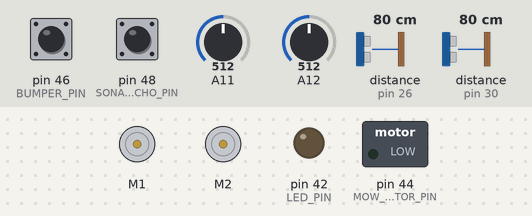
Bench run of a sketch on a simulated Arduino Mega 2560, built with avr-gcc and run on an emulated ATmega2560. Parts: 2 × DC motor (green arrow = forward, orange = backward, longer = faster), switched loads named in the sketch (green lamp = pin HIGH), output pins drawn as LEDs (lit = HIGH). The inputs (shaded band) are chosen by the test bench; at power-on: distance to the obstacle (sensors on pin 26, pin 30) 80 cm, pin 48 (SONAR_CENTER_ECHO_PIN) LOW, pin 46 (BUMPER_PIN) HIGH, A11 = 512, A12 = 512. The echo pulse lasts 58.3 µs per cm; pins used as bus, display or sensor lines are not drawn.

Above: at 1.2 s.
1.3 s: distance to the obstacle (sensor on pin 26) set to 250 cm
5.5 s: distance to the obstacle (sensor on pin 30) set to 2 cm
9.7 s: distance to the obstacle (sensor on pin 26) set to 4 cm
13.9 s: distance to the obstacle (sensor on pin 26) set to 35 cm
18.1 s: pin 48 (SONAR_CENTER_ECHO_PIN) pulsed HIGH 2 times (0.12 s each, 0.3 s apart)
At 19.0 s:
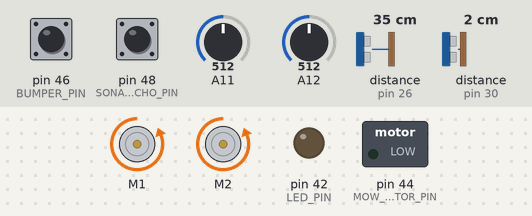
22.9 s: pin 48 (SONAR_CENTER_ECHO_PIN) pulsed HIGH 5 times (0.12 s each, 0.3 s apart)
At 24.8 s:
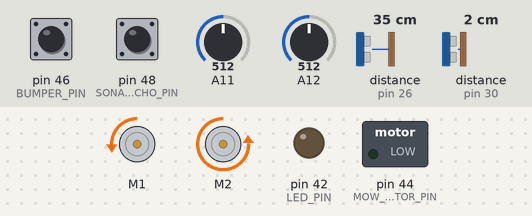
Timing chart, 0 to 27.4 s (numbered marks = the images above; inputs shaded):
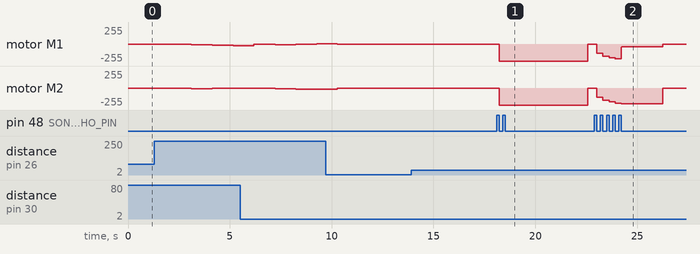

The sketch:

tondeuse.ino
```cpp
#include <DualVNH5019MotorShield.h>
#include "Ultrasonic.h"

#include "Battery.h"
#include "LineSensor.h"

// Constants ------------------------------------
const bool DEBUG = false;             // activate overall logs (could be overwhelming)
const bool DEBUG_LOGS = false;        // activate printed logs for states (could be overwhelming)
const bool DEBUG_BUMPER = false;      // activate bumper logs
const bool DEBUG_SONAR = false;       // activate sonar logs
const bool DEBUG_LINESENSOR = false;  // activate line sensor logs (decorrelated from overall logs)
const bool DEBUG_BATTERY = false;     // activate battery logs
const bool DEBUG_MOTOR_SPEED = false; // activate motor speeds logs ; these logs are really verbose and thus  not included in normal DEBUG
const bool DEBUG_LINE = false;        // activate line following logs
const float MOTOR_MAX_SPEED = 400;    // motor max speed, given by DualVNH5019MotorShield library
const float STOP_TIME = 200;
const float REVERSE_TIME = 2000;                 // Time to have motors in reverse mode
const float TURN_TIME = 1000;                    // Time to have motor inversed to turn
const float SONAR_TIMEOUT = 10000UL;             // 10ms to get approx 1.7m of range
const float SONAR_SIDE_DISTANCE_SLOW = 30;       // sonar range, motor will slow down
const float SONAR_CENTER_DISTANCE_SLOW = 40;     // sonar range, motor will slow down
const float SONAR_SIDE_DISTANCE_STOP = 10;       // sonar range, the mower will reverse and then turn
const float SONAR_CENTER_DISTANCE_STOP = 21;     // sonar range, the mower will reverse and then turn
const float REVERSE_AND_TURN_SPEED = 400;        // motor speed when reversing and turning
const float OBSTACLE_AVOIDANCE_SPEED = 300;      // motor speed when avoiding obstacle
const float HIGH_TURN_DIVISION = 10.0;           // Divise the motor speed of the other wheel by this value
const float LOW_TURN_DIVISION = 2.0;             // Divise the motor speed of the other wheel by this value
const float MOTOR_ACCELERATION = 800;            // +=-/1000 is hypothetic value given by ardumower project
const float MOTOR_RATIO = 1;                     // Ratio between left and right motor speed, 1 = same speed, 0.5 = right motor speed is half of left motor speed, 2 = right motor speed is twice left motor speed
const bool IS_BASE_STATION_CLOCKWISE = false;    // Should the mower go clockwise or counter clockwise to go back to the base station
const float LINE_SENSOR_THRESHOLD = 150;         // Level below which there is no line
const float LINE_SENSOR_FOLLOW_LINE_VALUE = 250; // Level the mower will try to keep when following the line using the main sensor (depending on IS_BASE_STATION_CLOCKWISE, see getLineSensors function)
// ----------------------------------------------

// Pins -----------------------------------------
// JSN-SR04 Central
const int SONAR_CENTER_TRIG_PIN = 50;
const int SONAR_CENTER_ECHO_PIN = 48;

// HC-SR04 Left
const int SONAR_LEFT_TRIG_PIN = 32;
const int SONAR_LEFT_ECHO_PIN = 30;
Ultrasonic sonarLeft(SONAR_LEFT_TRIG_PIN, SONAR_LEFT_ECHO_PIN, SONAR_TIMEOUT);

// HC-SR04 Right
const int SONAR_RIGHT_TRIG_PIN = 28;
const int SONAR_RIGHT_ECHO_PIN = 26;
Ultrasonic sonarRight(SONAR_RIGHT_TRIG_PIN, SONAR_RIGHT_ECHO_PIN, SONAR_TIMEOUT);

// Bumper
const int BUMPER_PIN = 46;

// Led
const int LED_PIN = 42;

// Motors
DualVNH5019MotorShield md; // Use default pins

// Motor Mow
const int MOW_MOTOR_PIN = 44;

// Battery
Battery battery(A13);

// Line Sensors
LineSensor rightLineSensor(A11, LINE_SENSOR_THRESHOLD, DEBUG_LINESENSOR);
LineSensor leftLineSensor(A12, LINE_SENSOR_THRESHOLD, DEBUG_LINESENSOR);
// ----------------------------------------------

// Variables ------------------------------------
// Motors
bool emergencyBrake = false;
// Wanted motor speeds
float leftSpeed = 0;
float rightSpeed = 0;
// Smoothed/real motor speeds
float motorRightSpeed = 0;
float motorLeftSpeed = 0;
unsigned char motorRightFault = 0;
unsigned char motorLeftFault = 0;

// Bumper
bool bumperState = false;

// Sonar
long sonarCenterDist, sonarLeftDist, sonarRightDist;
bool stopDistSonar = false;
bool slowDistSonar = false;

// Line
bool lineState = false;
float lastLevelFollowingLine = 0;
int lastFollowingLine = true; // 1 or -1
// ----------------------------------------------

// Next Time ------------------------------------
unsigned long nextTimeSonar = 0;         // Next time we check sonars
unsigned long nextTimeBattery = 0;       // Next time we check battery level
unsigned long nextTimeLineSensor = 0;    // Next time we check line sensors
unsigned long nextTimeBumper = 0;        // Next time we check bumper
unsigned long nextTimeMotorFault = 0;    // Next time we check motor faults using DualVNH5019MotorShield lib
unsigned long nextTimeFlashLed = 0;      // Next time we flash the led
unsigned long nextPrintDebug = 0;        // Next time we print logs
unsigned long lastSetMotorSpeedTime = 0; // The last time we updated motors speeds (used in new speed equation)
unsigned long stopStoppingTime = 0;      // Time given so the mower can stop during a doReverseAndTurn
unsigned long stopReverseTime = 0;       // Time after which the mower should stop reverse
unsigned long stopTurnTime = 0;          // Time after which the mower should stop turn
int senSonarTurn = 0;                    // Next sonar we check (circle between center, left and right)
int senMotorFaultTurn = 0;               // Next motor we check for fault (circle between m1 and m2)
// ----------------------------------------------

// Behavior--------------------------------------
bool doReverseAndTurn = false; // If true, the mower will engage a reverse and turn.
bool shoudTurnLeft = false;
bool doFindLine = false;
bool doFollowLine = false;
bool doNothing = false;
// ----------------------------------------------

// Helpers --------------------------------------
void printDebug(String msg)
{
  if (DEBUG_LOGS && millis() > nextPrintDebug)
  {
    nextPrintDebug = millis() + 500;
    Serial.println(msg);
  }
}

void motorRatio()
{
  if (MOTOR_RATIO > 1)
    leftSpeed /= MOTOR_RATIO;
  else if (MOTOR_RATIO < 1)
    rightSpeed *= MOTOR_RATIO;
}
// ----------------------------------------------

// Functions ------------------------------------
/*
flashLED will flash the led at the interval freq in milliseconds.
*/
void flashLED(int pin, int freq)
{
  if (millis() >= nextTimeFlashLed)
  {
    nextTimeFlashLed = millis() + freq;

    digitalWrite(pin, HIGH);
    delay(50);
    digitalWrite(pin, LOW);
  }
}

/*
getDistance. Get the distance from a Sonar sensor (without Ultrasonic lib)
*/
float getDistance(int trigPin, int echoPin)
{
  digitalWrite(trigPin, LOW);
  delayMicroseconds(2);
  digitalWrite(trigPin, HIGH);
  delayMicroseconds(SONAR_TIMEOUT);
  digitalWrite(trigPin, LOW);

  float distance = (pulseIn(echoPin, HIGH) * .0343) / 2;
  return distance;
}

/*
checkSonar will update the current ultrasonic sensor to check
*/
void checkSonar()
{
  if (millis() >= nextTimeSonar)
  {
    switch (senSonarTurn)
    {
    case 0:
      sonarCenterDist = getDistance(SONAR_CENTER_TRIG_PIN, SONAR_CENTER_ECHO_PIN);
      senSonarTurn++;
      if (DEBUG || DEBUG_SONAR)
      {
        Serial.print("Sonar Center Distance: ");
        Serial.println(sonarCenterDist);
      }
      break;
    case 1:
      sonarLeftDist = sonarLeft.read();
      senSonarTurn++;
      if (DEBUG || DEBUG_SONAR)
      {
        Serial.print("Sonar Left Distance: ");
        Serial.println(sonarLeftDist);
      }
      break;
    case 2:
      sonarRightDist = sonarRight.read();
      senSonarTurn = 0;
      if (DEBUG || DEBUG_SONAR)
      {
        Serial.print("Sonar Right Distance: ");
        Serial.println(sonarRightDist);
      }
      break;
    default:
      Serial.println("Wrong sensor…");
      senSonarTurn = 0;
    }

    stopDistSonar = inRange(SONAR_SIDE_DISTANCE_STOP, SONAR_CENTER_DISTANCE_STOP);
    slowDistSonar = inRange(SONAR_SIDE_DISTANCE_SLOW, SONAR_CENTER_DISTANCE_SLOW);
  }
}

void checkMotorFault()
{
  if (millis() >= nextTimeMotorFault)
  {
    nextTimeMotorFault = millis() + 300000; // every 5mn

    switch (senMotorFaultTurn)
    {
    case 0:
      motorRightFault = md.getM1Fault();
      senMotorFaultTurn = 1;
      break;
    case 1:
      motorLeftFault = md.getM2Fault();
      senMotorFaultTurn = 0;
      break;
    default:
      Serial.println("Wrong motor…");
      senMotorFaultTurn = 0;
      break;
    }
  }
}

void checkBumper()
{
  if (millis() >= nextTimeBumper)
  {
    nextTimeBumper = millis() + 100;

    bumperState = digitalRead(BUMPER_PIN) == LOW;

    if (DEBUG || DEBUG_BUMPER)
    {
      Serial.print("Bumper State: ");
      Serial.println(bumperState);
    }
  }
}

void checkBattery()
{
  if (millis() >= nextTimeBattery)
  {
    nextTimeBattery = millis() + 60000;
    battery.update();
  }
}

void checkLineSensor()
{
  if (millis() >= nextTimeLineSensor)
  {
    nextTimeLineSensor = millis() + 100;
    rightLineSensor.update();
    leftLineSensor.update();
  }
  if (rightLineSensor.isAboveLine() || leftLineSensor.isAboveLine())
    lineState = true;
  else
    lineState = false;
}

/*
setMotorsSpeed set wanted speeds to a certain value.
*/
void setMotorsSpeed(int left, int right)
{
  leftSpeed = left;
  rightSpeed = right;
}

/*
adjustMotorsSpeed smoothly adjusts the motors speeds to the wanted speeds.
If emergencyBrake is true, abruptly set all speeds to 0.
*/
void adjustMotorsSpeed()
{
  if (emergencyBrake)
  {
    motorLeftSpeed = 0;
    motorRightSpeed = 0;
    leftSpeed = 0;
    rightSpeed = 0;
    emergencyBrake = false;
  }
  else
  {
    unsigned long TaC = millis() - lastSetMotorSpeedTime; // sampling time in millis
    lastSetMotorSpeedTime = millis();
    if (TaC > 1000)
      TaC = 1;

    // Assert that speeds are not above limit
    leftSpeed = constrain(leftSpeed, -MOTOR_MAX_SPEED, MOTOR_MAX_SPEED);
    rightSpeed = constrain(rightSpeed, -MOTOR_MAX_SPEED, MOTOR_MAX_SPEED);

    if (leftSpeed == rightSpeed)
      motorRatio();

    motorLeftSpeed += TaC * (leftSpeed - motorLeftSpeed) / MOTOR_ACCELERATION;
    motorRightSpeed += TaC * (rightSpeed - motorRightSpeed) / MOTOR_ACCELERATION;
  }

  md.setSpeeds(motorLeftSpeed, motorRightSpeed);

  if (DEBUG_MOTOR_SPEED) // really verbose logs so not enable in global DEBUG
  {
    Serial.print("Motor Left Speed: ");
    Serial.println(motorLeftSpeed);
    Serial.print("Motor Right Speed: ");
    Serial.println(motorRightSpeed);
  }
}

/*
inRange returns true if an obstacle is in the range of one of the sonars.
It returns false systematically if one of the distance is 0.
Indeed, before a sonar is queried its distance is 0 so it'll be a false positive.
*/
bool inRange(int sideRange, int centerRange)
{
  if (!sonarCenterDist || !sonarRightDist || !sonarLeftDist)
    return false;

  return sonarCenterDist < centerRange || sonarLeftDist < sideRange || sonarRightDist < sideRange;
}

/*
adaptSpeed will adapt the speed of the motors if an obstacle is near.
*/
void adaptSpeed()
{
  float leftSpeed = 0;
  float rightSpeed = 0;
  if (sonarLeftDist < SONAR_SIDE_DISTANCE_SLOW)
  {
    if (sonarCenterDist < SONAR_CENTER_DISTANCE_SLOW) // Turn right
    {
      leftSpeed = OBSTACLE_AVOIDANCE_SPEED;
      rightSpeed = OBSTACLE_AVOIDANCE_SPEED / HIGH_TURN_DIVISION;
    }
    else // Turn slightly less
    {
      leftSpeed = OBSTACLE_AVOIDANCE_SPEED;
      rightSpeed = OBSTACLE_AVOIDANCE_SPEED / LOW_TURN_DIVISION;
    }
  }
  else if (sonarRightDist < SONAR_SIDE_DISTANCE_SLOW)
  {
    if (sonarCenterDist < SONAR_CENTER_DISTANCE_SLOW) // Turn left
    {
      leftSpeed = OBSTACLE_AVOIDANCE_SPEED / HIGH_TURN_DIVISION;
      rightSpeed = OBSTACLE_AVOIDANCE_SPEED;
    }
    else // Turn slightly less
    {
      leftSpeed = OBSTACLE_AVOIDANCE_SPEED / LOW_TURN_DIVISION;
      rightSpeed = OBSTACLE_AVOIDANCE_SPEED;
    }
  }
  else // Only on the center
  {
    leftSpeed = OBSTACLE_AVOIDANCE_SPEED;
    rightSpeed = OBSTACLE_AVOIDANCE_SPEED;
  }
  setMotorsSpeed(leftSpeed, rightSpeed);
}

/*
prepareReverseAndTurn will prepare the mower to reverse and turn by setting the right flags and times.
*/
void prepareReverseAndTurn()
{
  doReverseAndTurn = true;
  if (sonarRightDist < SONAR_SIDE_DISTANCE_STOP)
    shoudTurnLeft = false;
  else
    shoudTurnLeft = true;
  stopStoppingTime = millis() + STOP_TIME;
  stopReverseTime = stopStoppingTime + REVERSE_TIME;
  stopTurnTime = stopReverseTime + TURN_TIME;
}

/*
reverseAndTurn will reverse the mower and turn it.
*/
void reverseAndTurn()
{
  if (stopStoppingTime > millis())
  {
    printDebug("stopping…");
    emergencyBrake = true;
  }
  else if (stopReverseTime > millis())
  {
    printDebug("reversing…");
    setMotorsSpeed(-REVERSE_AND_TURN_SPEED, -REVERSE_AND_TURN_SPEED);
  }
  else if (stopTurnTime > millis())
  {
    printDebug("turning…");
    if (shoudTurnLeft)
      setMotorsSpeed(REVERSE_AND_TURN_SPEED, -REVERSE_AND_TURN_SPEED);
    else
      setMotorsSpeed(-REVERSE_AND_TURN_SPEED, REVERSE_AND_TURN_SPEED);
  }
  else
  {
    printDebug("stop reversing and turning");
    doReverseAndTurn = false;
  }
}

/*
getLineSensors will return the line sensors in the right order depending on the base station direction.
*/
void getLineSensors(LineSensor &main, LineSensor &secondary)
{
  IS_BASE_STATION_CLOCKWISE ? (main = leftLineSensor, secondary = rightLineSensor) : (main = rightLineSensor, secondary = leftLineSensor);
}

/*
findLine will make the mower go back to the perimeter.
*/
void findLine()
{
  setMotorsSpeed(MOTOR_MAX_SPEED * 0.75, MOTOR_MAX_SPEED * 0.75);
  flashLED(LED_PIN, 500);
  if (stopDistSonar || bumperState)
  {
    prepareReverseAndTurn();
    return;
  }

  // LineSensor goodLineSensor, badLineSensor;
  // getLineSensors(goodLineSensor, badLineSensor);

  if (lineState)
  {
    emergencyBrake = true;
    doFindLine = false;
    doFollowLine = true;
  }
}

/*
followLine will make the mower follow the perimeter until it reaches the base station.
*/
void followLine()
{
  int maxSpeed = MOTOR_MAX_SPEED * 0.75;
  flashLED(LED_PIN, 100);
  // Stop everything, we have probably reached the base station
  if (bumperState)
    doNothing = true;

  // No line sensor is above the line, we have lost the line. Let's find it again.
  bool lostLine = !leftLineSensor.isAboveLine() && !rightLineSensor.isAboveLine();
  if (lostLine)
  {
    doFollowLine = false;
    doFindLine = true;
  }

  // LineSensor goodLineSensor, badLineSensor;
  // getLineSensors(goodLineSensor, badLineSensor);

  if (rightLineSensor.isAboveLine())
  {
    if (rightLineSensor.getLevel() > LINE_SENSOR_FOLLOW_LINE_VALUE)
    {
      setMotorsSpeed(maxSpeed, maxSpeed);
    }
    // It is worst than the last time, we are going away from the line
    else if (rightLineSensor.getLevel() < lastLevelFollowingLine)
    {
      lastFollowingLine = !lastFollowingLine;
      if (lastFollowingLine)
        setMotorsSpeed(maxSpeed, 0);
      else
        setMotorsSpeed(0, maxSpeed);
    }
  }
  else if (leftLineSensor.isAboveLine())
  {
    if (IS_BASE_STATION_CLOCKWISE)
      setMotorsSpeed(maxSpeed, 0);
    else
      setMotorsSpeed(0, maxSpeed);
  }
  lastLevelFollowingLine = rightLineSensor.getLevel();
}
// ----------------------------------------------

void setup()
{
  Serial.flush();
  Serial.begin(9600);

  pinMode(SONAR_CENTER_TRIG_PIN, OUTPUT);
  digitalWrite(SONAR_CENTER_TRIG_PIN, LOW);
  pinMode(SONAR_CENTER_ECHO_PIN, INPUT);
  printDebug("Initialized Sonar Center.");

  pinMode(SONAR_LEFT_TRIG_PIN, OUTPUT);
  digitalWrite(SONAR_LEFT_TRIG_PIN, LOW);
  pinMode(SONAR_LEFT_ECHO_PIN, INPUT);
  printDebug("Initialized Sonar Left.");

  pinMode(SONAR_RIGHT_TRIG_PIN, OUTPUT);
  digitalWrite(SONAR_RIGHT_TRIG_PIN, LOW);
  pinMode(SONAR_RIGHT_ECHO_PIN, INPUT);
  printDebug("Initialized Sonar Right.");

  pinMode(BUMPER_PIN, INPUT_PULLUP);
  printDebug("Initialized Bumper.");

  md.init();
  printDebug("Initialized motors.");

  pinMode(LED_PIN, OUTPUT);
  printDebug("Initialized LED");

  pinMode(MOW_MOTOR_PIN, OUTPUT);
  digitalWrite(MOW_MOTOR_PIN, HIGH);
  printDebug("Initialized mow motor.");

  printDebug("Skip starting mow motor in debug mode.");
  if (!DEBUG)
    digitalWrite(MOW_MOTOR_PIN, LOW);
  else
    digitalWrite(MOW_MOTOR_PIN, HIGH);
}

void loop()
{
  checkMotorFault();
  checkBattery();
  checkBumper();
  checkSonar();
  checkLineSensor();
  adjustMotorsSpeed();

  bool motorFault = motorRightFault || motorLeftFault;
  bool batteryLow = battery.getLevel() < 20;
  bool shouldReverseAndTurn = bumperState || stopDistSonar || lineState;

  if (doNothing || DEBUG)
  {
    setMotorsSpeed(0, 0);
    flashLED(LED_PIN, 10000);
  }

  if (motorFault)
  {
    setMotorsSpeed(0, 0);
    digitalWrite(MOW_MOTOR_PIN, HIGH);
    flashLED(LED_PIN, 1000);
    printDebug("One of the motor has a fault!!!");
  }
  else if (doFollowLine)
  {
    followLine();
  }
  else if (!doFindLine && (batteryLow || DEBUG_LINE))
  {
    printDebug("Battery below 20%, stopping mowing motors and going to find the perimeter.");
    digitalWrite(MOW_MOTOR_PIN, HIGH);
    doNothing = true;
  }
  else if (doReverseAndTurn)
  {
    reverseAndTurn();
  }
  else if (doFindLine)
  {
    findLine();
  }
  else if (shouldReverseAndTurn)
  {
    printDebug("Either the bumper has touched, the sonar is in critical zone or we are about to cross perimeter; stop all motors and preparing a reverse and turn");
    prepareReverseAndTurn();
  }
  // Obstacle near anywhere
  else if (slowDistSonar)
  {
    adaptSpeed();
  }
  else
  {
    printDebug("Straight Forward Captain!");
    setMotorsSpeed(MOTOR_MAX_SPEED, MOTOR_MAX_SPEED);
  }
}
```

Battery.cpp
```cpp
#include "Battery.h"
#include <Arduino.h>

Battery::Battery(int pin, float minV, float maxV)
    : pin(pin), level(100), minVoltage(minV), maxVoltage(maxV)
{
  pinMode(pin, INPUT);
}

int Battery::getLevel()
{
  return level;
}

void Battery::update()
{
  float voltage = readVoltage();
  level = map(voltage, minVoltage, maxVoltage, 0, 100);
  level = constrain(level, 0, 100);
}

float Battery::readVoltage()
{
  float voltage = analogRead(pin);
  voltage *= 5.0;
  voltage /= 1023.0;
  return voltage;
}
```

Source omitted: Battery.h (317 bytes), LineSensor.cpp (524 bytes), LineSensor.h (389 bytes)
